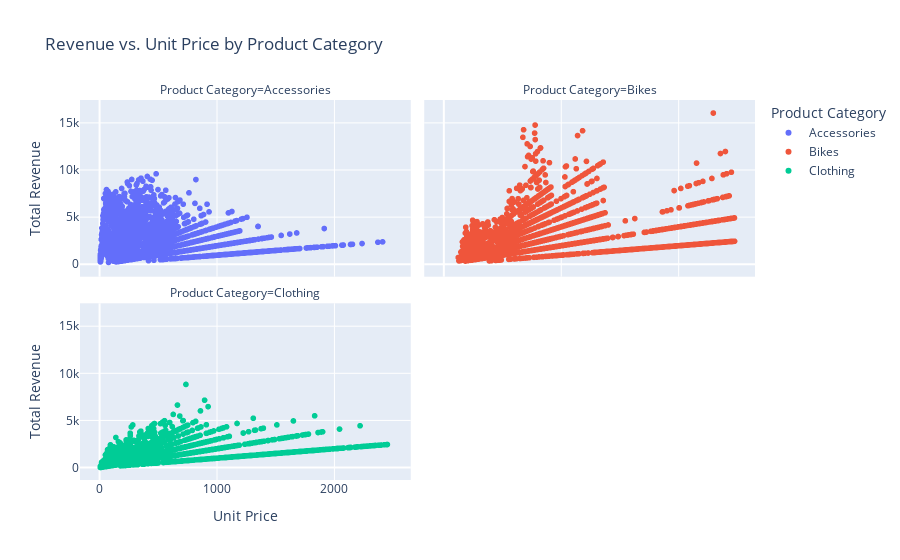

Here is the notebook cell this chart was saved with:
### Markdown cell above
#### **Analyze Revenue vs. Unit Price by Product Category**

### Code cell
# Analyze the relationship between Unit Price and Revenue by Product Category
# Aggregate revenue by Unit Price for each Product Category
price_revenue_category = df.groupby(['Product Category', 'Unit Price'])['Revenue'].sum().reset_index()

# Plot the relationship for each category
fig = px.scatter(price_revenue_category,
                 x='Unit Price',
                 y='Revenue',
                 color='Product Category',
                 facet_col='Product Category',
                 facet_col_wrap=2,
                 title='Revenue vs. Unit Price by Product Category',
                 labels={'Unit Price': 'Unit Price', 'Revenue': 'Total Revenue'})

fig.update_layout(xaxis_title='Unit Price', yaxis_title='Total Revenue')
fig.show()

### Figure 1 — Plotly figure (JSON) as saved in the notebook; plotly's stock layout.template omitted (floating-point values rounded to 4 significant figures; data arrays with more than 128 entries replaced by an {"elided": "..."} marker saying what was removed)
{"data": [{"hovertemplate": "Product Category=Accessories<br>Unit Price=%{x}<br>Total Revenue=%{y}<extra></extra>", "legendgroup": "Accessories", "marker": {"color": "#636efa", "symbol": "circle"}, "mode": "markers", "name": "Accessories", "showlegend": true, "type": "scattergl", "x": {"elided": "2789 float values"}, "xaxis": "x3", "y": {"elided": "2789 float values"}, "yaxis": "y3"}, {"hovertemplate": "Product Category=Bikes<br>Unit Price=%{x}<br>Total Revenue=%{y}<extra></extra>", "legendgroup": "Bikes", "marker": {"color": "#EF553B", "symbol": "circle"}, "mode": "markers", "name": "Bikes", "showlegend": true, "type": "scattergl", "x": {"elided": "3065 float values"}, "xaxis": "x4", "y": {"elided": "3065 float values"}, "yaxis": "y4"}, {"hovertemplate": "Product Category=Clothing<br>Unit Price=%{x}<br>Total Revenue=%{y}<extra></extra>", "legendgroup": "Clothing", "marker": {"color": "#00cc96", "symbol": "circle"}, "mode": "markers", "name": "Clothing", "showlegend": true, "type": "scattergl", "x": {"elided": "2314 float values"}, "xaxis": "x", "y": {"elided": "2314 float values"}, "yaxis": "y"}], "layout": {"annotations": [{"font": {}, "showarrow": false, "text": "Product Category=Clothing", "x": 0.245, "xanchor": "center", "xref": "paper", "y": 0.465, "yanchor": "bottom", "yref": "paper"}, {"font": {}, "showarrow": false, "text": "Product Category=Accessories", "x": 0.245, "xanchor": "center", "xref": "paper", "y": 1.0, "yanchor": "bottom", "yref": "paper"}, {"font": {}, "showarrow": false, "text": "Product Category=Bikes", "x": 0.755, "xanchor": "center", "xref": "paper", "y": 1.0, "yanchor": "bottom", "yref": "paper"}], "legend": {"title": {"text": "Product Category"}, "tracegroupgap": 0}, "title": {"text": "Revenue vs. Unit Price by Product Category"}, "xaxis": {"anchor": "y", "domain": [0, 0.49], "title": {"text": "Unit Price"}}, "xaxis2": {"anchor": "y2", "domain": [0.51, 1], "matches": "x", "title": {"text": "Unit Price"}}, "xaxis3": {"anchor": "y3", "domain": [0, 0.49], "matches": "x", "showticklabels": false}, "xaxis4": {"anchor": "y4", "domain": [0.51, 1], "matches": "x", "showticklabels": false}, "yaxis": {"anchor": "x", "domain": [0, 0.465], "title": {"text": "Total Revenue"}}, "yaxis2": {"anchor": "x2", "domain": [0, 0.465], "matches": "y", "showticklabels": false}, "yaxis3": {"anchor": "x3", "domain": [0.535, 1.0], "matches": "y", "title": {"text": "Total Revenue"}}, "yaxis4": {"anchor": "x4", "domain": [0.535, 1.0], "matches": "y", "showticklabels": false}}}
